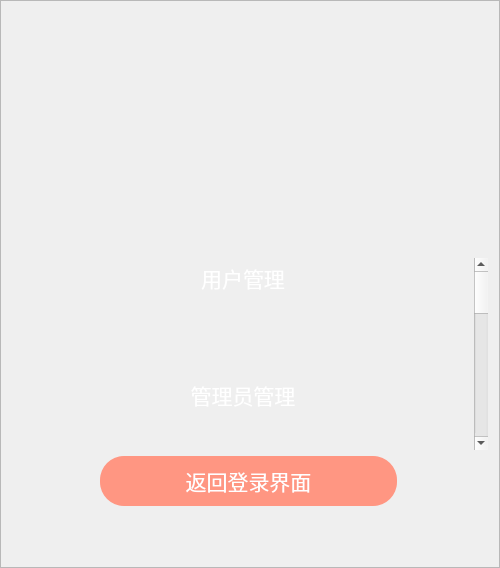
       <widget class="QFrame" name="frame_list">
        <property name="minimumSize">
         <size>
          <width>500</width>
          <height>0</height>
         </size>
        </property>
        <property name="maximumSize">
         <size>
          <width>351</width>
          <height>100000</height>
         </size>
        </property>
        <property name="styleSheet">
         <string notr="true">#frame_list {
            border: 1px solid black;
        }</string>
        </property>
        <property name="frameShape">
         <enum>QFrame::StyledPanel</enum>
        </property>
        <property name="frameShadow">
         <enum>QFrame::Raised</enum>
        </property>
        <layout class="QVBoxLayout" name="verticalLayout">
         <item>
          <widget class="QLabel" name="logo">
           <property name="minimumSize">
            <size>
             <width>0</width>
             <height>200</height>
            </size>
           </property>
           <property name="styleSheet">
            <string notr="true">image: url(:/image/3.png);</string>
           </property>
           <property name="text">
            <string/>
           </property>
           <property name="scaledContents">
            <bool>true</bool>
           </property>
          </widget>
         </item>
         <item>
          <spacer name="verticalSpacer_2">
           <property name="orientation">
            <enum>Qt::Vertical</enum>
           </property>
           <property name="sizeType">
            <enum>QSizePolicy::Fixed</enum>
           </property>
           <property name="sizeHint" stdset="0">
            <size>
             <width>20</width>
             <height>40</height>
            </size>
           </property>
          </spacer>
         </item>
         <item>
          <widget class="QListWidget" name="listWidget">
           <property name="styleSheet">
            <string notr="true">QListView{
	border:none;
background-color:rgba(255,255,255,0);
	color:rgb(255,255,255);
}
QListView::item{
	back-ground-color:transparent;
	height:40px;
	padding-left:4px;
}
QListView::item:hover{
back-ground-color:transparent;
	back-ground-color:rgba(43,162,238,150);
}
QListView::item:selected{
	back-ground-color:rgb(255,248,241);
	color:black;
	border-left:2px soild rgb(255,133,0);
}</string>
           </property>
           <property name="autoScrollMargin">
            <number>16</number>
           </property>
           <property name="iconSize">
            <size>
             <width>30</width>
             <height>30</height>
            </size>
           </property>
           <property name="gridSize">
            <size>
             <width>0</width>
             <height>117</height>
            </size>
           </property>
           <item>
            <property name="text">
             <string>用户管理</string>
            </property>
            <property name="font">
             <font>
              <family>微软雅黑</family>
              <pointsize>16</pointsize>
             </font>
            </property>
            <property name="textAlignment">
             <set>AlignCenter</set>
            </property>
            <property name="icon">
             <iconset>
              <normaloff>../image/用户信息查询.png</normaloff>../image/用户信息查询.png</iconset>
            </property>
           </item>
           <item>
            <property name="text">
             <string>管理员管理</string>
            </property>
            <property name="font">
             <font>
              <family>微软雅黑</family>
              <pointsize>16</pointsize>
             </font>
            </property>
            <property name="textAlignment">
             <set>AlignCenter</set>
            </property>
            <property name="icon">
             <iconset>
              <normaloff>../image/管理员管理.png</normaloff>../image/管理员管理.png</iconset>
            </property>
           </item>
           <item>
            <property name="text">
             <string>受理反馈</string>
            </property>
            <property name="font">
             <font>
              <family>微软雅黑</family>
              <pointsize>16</pointsize>
             </font>
            </property>
            <property name="textAlignment">
             <set>AlignCenter</set>
            </property>
            <property name="icon">
             <iconset>
              <normaloff>../image/feedbackicon.png</normaloff>../image/feedbackicon.png</iconset>
            </property>
           </item>
           <item>
            <property name="text">
             <string>修改教室空闲情况</string>
            </property>
            <property name="font">
             <font>
              <family>微软雅黑</family>
              <pointsize>16</pointsize>
             </font>
            </property>
            <property name="textAlignment">
             <set>AlignCenter</set>
            </property>
            <property name="icon">
             <iconset>
              <normaloff>../image/修改.png</normaloff>../image/修改.png</iconset>
            </property>
           </item>
          </widget>
         </item>
         <item>
          <layout class="QHBoxLayout" name="horizontalLayout_2">
           <item>
            <spacer name="horizontalSpacer_2">
             <property name="orientation">
              <enum>Qt::Horizontal</enum>
             </property>
             <property name="sizeHint" stdset="0">
              <size>
               <width>40</width>
               <height>20</height>
              </size>
             </property>
            </spacer>
           </item>
           <item>
            <widget class="QPushButton" name="Btn_return">
             <property name="minimumSize">
              <size>
               <width>300</width>
               <height>50</height>
              </size>
             </property>
             <property name="maximumSize">
              <size>
               <width>300</width>
               <height>50</height>
              </size>
             </property>
             <property name="font">
              <font>
               <family>Arial</family>
               <pointsize>16</pointsize>
              </font>
             </property>
             <property name="styleSheet">
              <string notr="true">QPushButton{
	margin-right:3px;
margin-bottom:0px;
color:rgb(255,255,255);
background-color:rgb(255,150,130);
border-radius:24px;
}</string>
             </property>
             <property name="text">
              <string>返回登录界面</string>
             </property>
            </widget>
           </item>
           <item>
            <spacer name="horizontalSpacer">
             <property name="orientation">
              <enum>Qt::Horizontal</enum>
             </property>
             <property name="sizeHint" stdset="0">
              <size>
               <width>40</width>
               <height>20</height>
              </size>
             </property>
            </spacer>
           </item>
          </layout>
         </item>
         <item>
          <spacer name="verticalSpacer">
           <property name="orientation">
            <enum>Qt::Vertical</enum>
           </property>
           <property name="sizeType">
            <enum>QSizePolicy::Fixed</enum>
           </property>
           <property name="sizeHint" stdset="0">
            <size>
             <width>20</width>
             <height>50</height>
            </size>
           </property>
          </spacer>
         </item>
        </layout>
       </widget>
